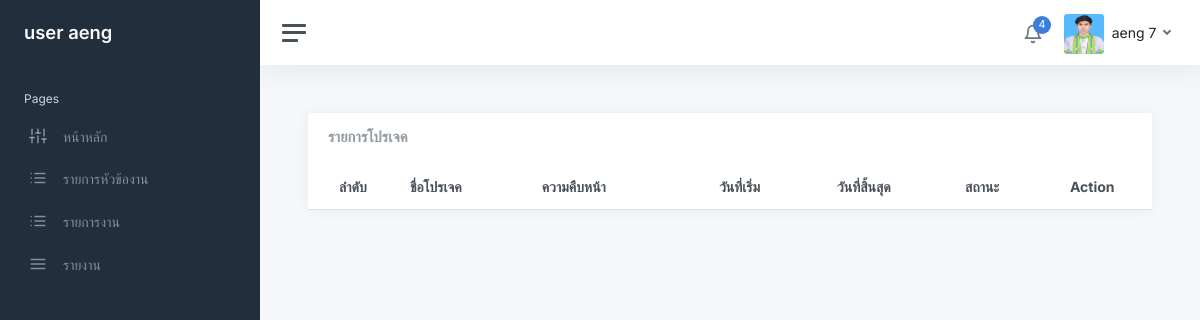
The app's page /project_list_user.php (signed in), older data.
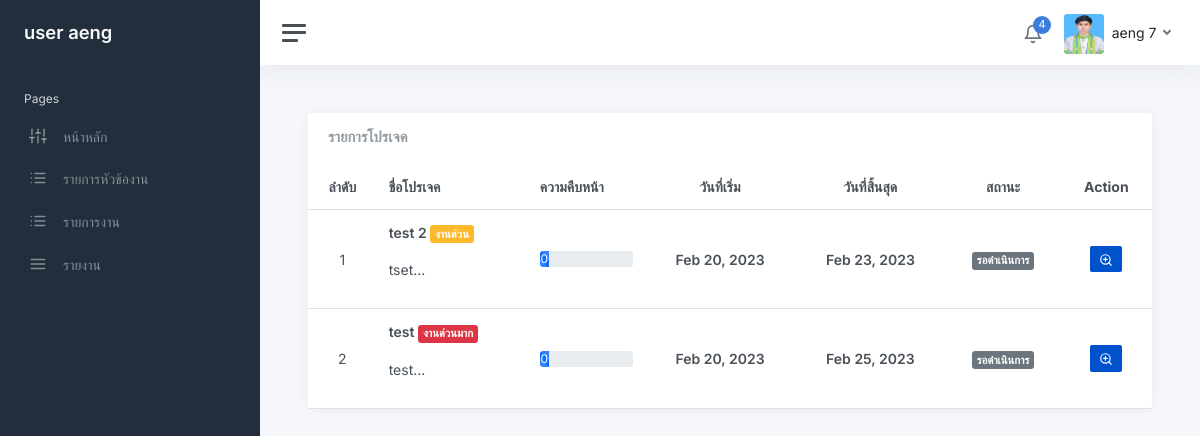
The same page, newer data.
### tables this page shows
CREATE TABLE `project_list` (
  `project_id` int(30) NOT NULL,
  `user_id` int(30) NOT NULL
);

CREATE TABLE `project` (
  `project_id` int(30) NOT NULL,
  `name_project` varchar(255) NOT NULL,
  `description` text NOT NULL,
  `status_1` tinyint(2) NOT NULL,
  `create_project` timestamp NOT NULL DEFAULT current_timestamp() ON UPDATE current_timestamp(),
  `start_date` date NOT NULL,
  `end_date` date NOT NULL,
  `file_id` int(30) DEFAULT NULL,
  `manager_id` int(30) NOT NULL,
  `status_2` int(30) NOT NULL,
  `id_jobtype` int(30) NOT NULL
);

### project_list_user.php (the view, shortened to what the changed rows need)
<?php
    require_once 'connect.php';
?>
<!DOCTYPE html>
<html lang="en">
<?php include "head.php"?>
<body>
<link rel="stylesheet" type="text/css" href="https://cdn.datatables.net/1.13.2/css/dataTables.bootstrap5.min.css"
<?php include "sidebar.php"?>
<form action="" method="post" class="form-horizontal" enctype="multipart/form-data">
    <main class="content">
                    <div class="card flex-fill">
                            <table class="table table-hover my-0" id="example">
                                <thead>
                                    <tr>
                                        <th class="text-center">ลำดับ</th>
                                        <th class="text-left">ชื่อโปรเจค</th>
                                        <th class="text-left">ความคืบหน้า</th>
                                        <th class="text-center">วันที่เริ่ม</th>
                                        <th class="text-center">วันที่สิ้นสุด</th>
                                        <th class="text-center">สถานะ</th>
                                        <th class="text-center">Action</th>
                                    </tr>
                                </thead>
                                <tbody>
                                    <?php
                                        $i = 1;
                                        $stat1 = array("","รอดำเนินการ","กำลังดำเนินการ","อยู่ระหว่างการตรวจสอบ","รอการเเก้ไข","เลยระยะเวลาที่กำหนด","ดำเนินการเสร็จสิ้น");
                                        $stat2 = array("","งานปกติ","งานด่วน","งานด่วนมาก");
                                        $where = "";
                                        if($level >= 3 ){
                                            $where = "natural join project_list where user_id  = '{$_SESSION['user_login']}'"  ;
                                        }
                                        $sql = "SELECT * FROM project  $where order by end_date,status_2  DESC ";
                                        $qry = $db->query($sql);
                                        $qry->execute();
                                        while ($row = $qry->fetch(PDO::FETCH_ASSOC)){
                                    ?>
                                        <tr>
                                            <td class="text-center"><?php echo $i++ ?></td>
                                                <td>
                                                    <p><b><?php echo $row["name_project"]?></b>
                                                    <?php
                                                    if ($row['status_2'] == '1') {
                                                        echo " "." "."<span class='badge bg-secondary'>".$stat2[$row['status_2']]."</span>";
                                                    }else if($row['status_2'] == '2'){
                                                        echo " "."<span class='badge bg-warning'>".$stat2[$row['status_2']]."</span>";
                                                    }else if($row['status_2'] == '3'){
                                                        echo " "."<span class='badge bg-danger'>".$stat2[$row['status_2']]."</span>";
                                                    }
                                                    ?>
                                                </p>
                                                    <p class="truncate"><?php echo substr($row['description'],0,100).'...';  ?></p>
                                                </td>
                                            <td class="">
                                                <div class="progress ">
                                                    <div class="progress-bar progress-bar-striped progress-bar-animated" role="progressbar" style="width: 10%" >0</div>
                                                </div>
                                            </td>
                                            <td class="text-center" ><b><?php echo date("M d, Y",strtotime($row['start_date'])) ?></b></td>
					                        <td class="text-center "><b><?php echo date("M d, Y",strtotime($row['end_date'])) ?></b></td>
                                            <td class="text-center">
                                                <?php
                                                if($row['status_1'] =='1'){
                                                    echo "<span class='badge bg-secondary'>{$stat1[$row['status_1']]}</span>";
                                                }elseif($row['status_1'] =='2'){
                                                    echo "<span class='badge bg-primary'>{$stat1[$row['status_1']]}</span>";
                                                }elseif($row['status_1'] =='3'){
                                                    echo "<span class='badge bg-success'>{$stat1[$row['status_1']]}</span>";
                                                }elseif($row['status_1'] =='4'){
                                                    echo "<span class='badge bg-warning'>{$stat1[$row['status_1']]}</span>";
                                                }elseif($row['status_1'] =='5'){
                                                    echo "<span class='badge bg-danger'>{$stat1[$row['status_1']]}</span>";
                                                }elseif($row['status_1']  =='6'){
                                                    echo "<span class='badge bg-danger'>{$stat1[$row['status_1']]}</span>";
                                                }
                                                ?>
                                            </td>
                                            <td class="text-center">
                                                 <a class="btn btn-bitbucket btn-sm" href="view_project.php?view_id=<?php echo $row['project_id']?>"><i data-feather="zoom-in"></i></a>
                                            </td>
                                        </tr>
                                    <?php } ?>
                                </tbody>
                            </table>
                    </div>
        </main>
</form>
    </body>
</html>

Row changes from the older to the newer data that the page shows:
added project_list: project.name_project "test 2", project.status_2 "งานด่วน", project.description "tset", project.start_date "Feb 20, 2023", project.end_date "Feb 23, 2023", project.status_1 "รอดำเนินการ"
added project_list: project.name_project "test", project.status_2 "งานด่วนมาก", project.description "test", project.start_date "Feb 20, 2023", project.end_date "Feb 25, 2023", project.status_1 "รอดำเนินการ"
